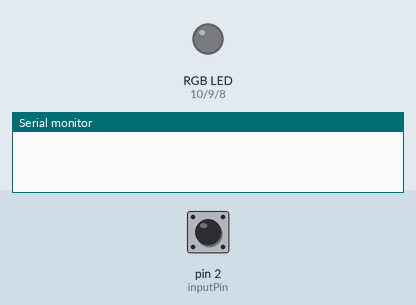
Simulated run of this sketch. Board: Arduino Uno, built with avr-gcc and run on an emulated ATmega328P. On the bench: an RGB LED mixed from three pins (HIGH = lit), the last lines printed to the serial monitor. The inputs (shaded band) are chosen by the test bench; at power-on: pin 2 (inputPin) LOW. Dim RGB values are drawn brighter than linear.

Above: at 1.2 s.
1.3 s: pin 2 (inputPin) driven HIGH
At 2.4 s:
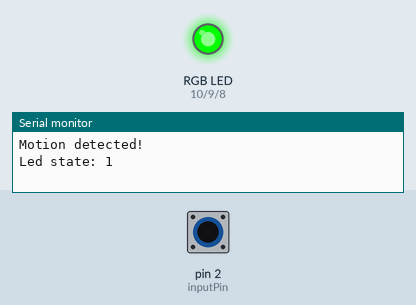
2.8 s: pin 2 (inputPin) driven LOW
At 3.5 s:
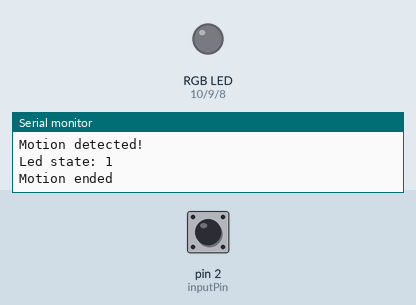
4.6 s: pin 2 (inputPin) driven HIGH
At 4.9 s:
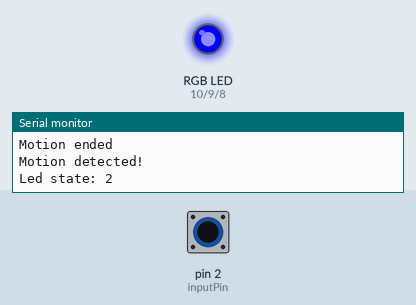
6.1 s: pin 2 (inputPin) pulsed LOW 5 times (0.12 s each, 0.3 s apart)
At 7.8 s:
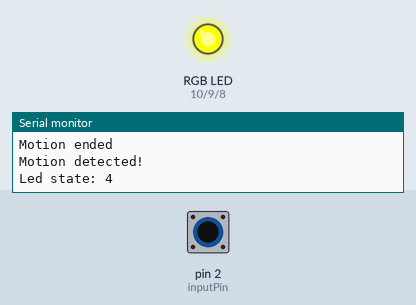
9.1 s: pin 2 (inputPin) pulsed LOW 2 times (0.12 s each, 0.3 s apart)
At 10.6 s:
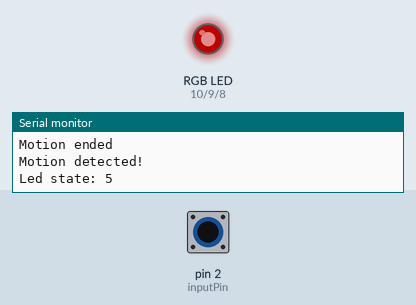
Timing chart, 0 to 12.1 s (numbered marks = the images above; inputs shaded):
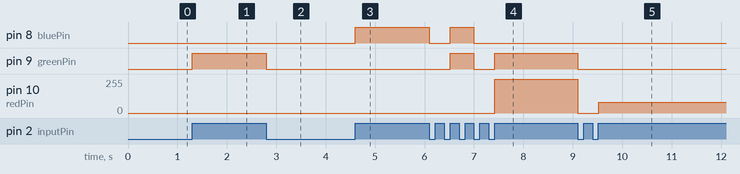

Measured:
- after the input at 1.3 s, pin 9 (greenPin): LOW → HIGH at once
- after the input at 2.8 s, pin 9 (greenPin): HIGH → LOW at once
- after the input at 4.6 s, pin 8 (bluePin): LOW → HIGH at once
- after the input at 6.1 s, pin 8 (bluePin): HIGH → LOW at once, → HIGH 0.42 s later, → LOW 0.48 s later; pin 9 (greenPin): LOW → HIGH after 0.42 s, → LOW 0.48 s later, → HIGH 0.42 s later; pin 10 (redPin): 0/255 → 255/255 after 1.3 s
- after the input at 9.1 s, pin 9 (greenPin): HIGH → LOW at once; pin 10 (redPin): 255/255 → 0/255 at once, → 80/255 0.42 s later

The sketch:

MotionSensorRGB.ino
```cpp
    /* Arduino PIR Motion sensor with RGB led */

    int inputPin = 2;               // Input pin for PIR
    int pirState = LOW;             // Variable for movement detection
    int pirVal = 0;                 // Variable to read pir
    int state = 0;                  // Variable to describe RGB led color

    int redPin = 10;                // Led pins
    int greenPin = 9;
    int bluePin = 8;

    void setup() {
      pinMode(inputPin, INPUT);     // Setup pins
      pinMode(redPin, OUTPUT);
      pinMode(greenPin, OUTPUT);
      pinMode(bluePin, OUTPUT);
      Serial.begin(9600);
    }

    void loop(){
      pirVal = digitalRead(inputPin);  // Read Pir input value

      if (pirVal == HIGH)              // Motion detected
      {
        if (pirState == LOW)
        {
          state++;
          motionDetected(state);
        }
      }
      else
      {
        if (pirState == HIGH)          // Motion stopped
        {
          motionEnded();
        }
      }
    }

void setColor(int red, int green, int blue)  // set color for RGB
{
  analogWrite(redPin, red);
  analogWrite(greenPin, green);
  analogWrite(bluePin, blue);

  delay(300);
}

void motionDetected(int ledState)   // Choose the color for RBG
{
  Serial.println("Motion detected!");
  Serial.print("Led state: ");
  Serial.println(ledState);
  pirState = HIGH;

  switch (ledState) {
    case 1:
      setColor(0, 255, 0); // green
      break;
    case 2:
      setColor(0, 0, 255);  // blue
      break;
    case 3:
      setColor(0, 255, 255);  // aqua
      break;
    case 4:
      setColor(255, 255, 0);  // yellow
      break;
    case 5:
      setColor(80, 0, 80);  // purple
      break;
    case 6:
      setColor(255, 0, 0);  // red
      state = 0;
      break;
    default:
      break;
  }
}

void motionEnded()    // Motion stopped
{
  setColor(0, 0, 0);  // set led off
  Serial.println("Motion ended");
  pirState = LOW;
}
```
